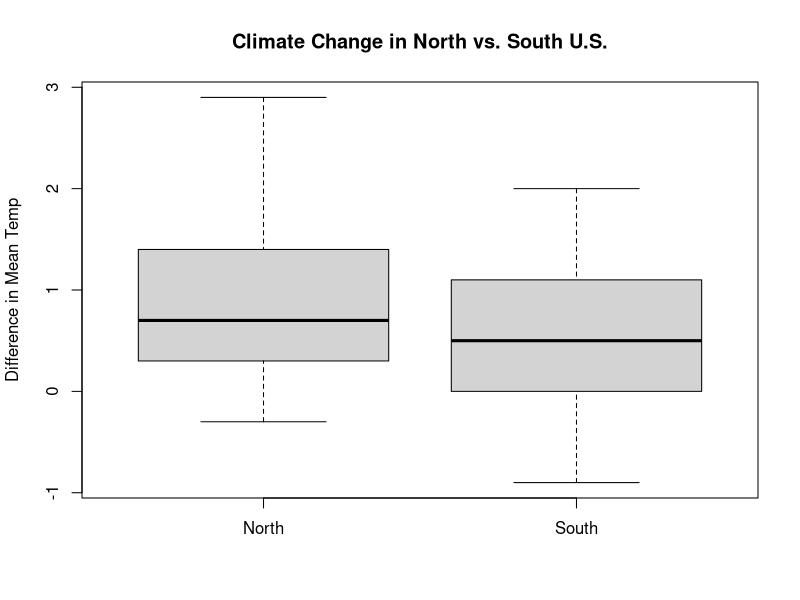
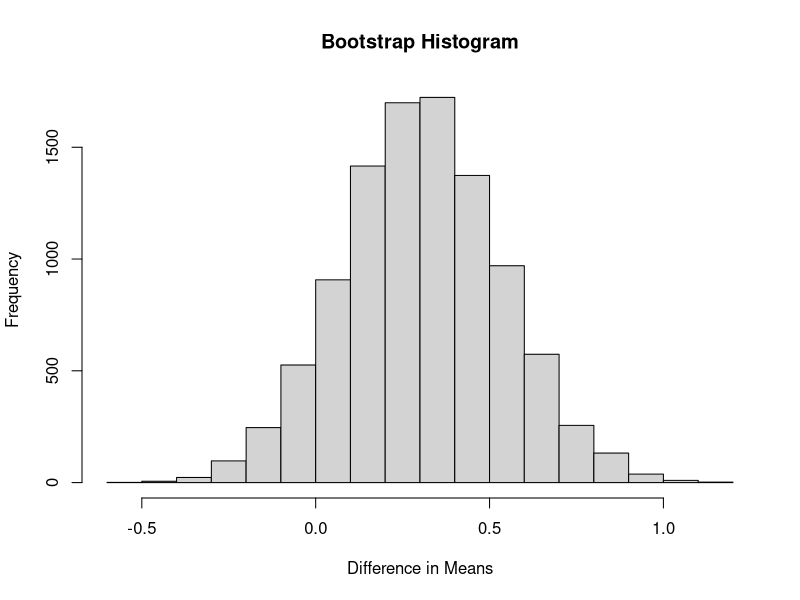

These charts were generated, in order, by the following R code:
# Generates a bootstrap distribution for the data from PRISM and computes a 
# confidence interval for that distribution.

getSummaryStats = function(group) {
  cat("Mean: ", mean(group), "\n")
  cat("Standard Dev: ", sd(group), "\n")
  cat("Sample Size: ", length(group), "\n")
  print('Five number summary: ')
  summary(group)
}


setwd("C:/Users/dritc/Documents/R/STA13TermProject")
northData = read.csv("STA13ProjectData-North.csv", header=TRUE)
southData = read.csv("STA13ProjectData-South.csv", header=TRUE)

nDiffs = northData$Diff
sDiffs = southData$Diff
getSummaryStats(nDiffs)
getSummaryStats(sDiffs)

regions = c("North", "South")
boxplot(nDiffs, sDiffs, names=regions,ylab="Difference in Mean Temp",
        main="Climate Change in North vs. South U.S.")

b = 10000
boot.dist = rep(NA, b)

for (i in 1:b) {
  boot.northSample = sample(length(nDiffs),replace=TRUE)
  boot.southSample = sample(length(sDiffs),replace=TRUE)
  boot.dist[i] = mean(nDiffs[boot.northSample]) - mean(sDiffs[boot.southSample])
}

hist(boot.dist, main="Bootstrap Histogram", xlab="Difference in Means")

confInterval = quantile(boot.dist, c(0.025, 0.975))
stderror = sd(boot.dist)
boot.mean = mean(boot.dist)

confInterval
stderror
boot.mean